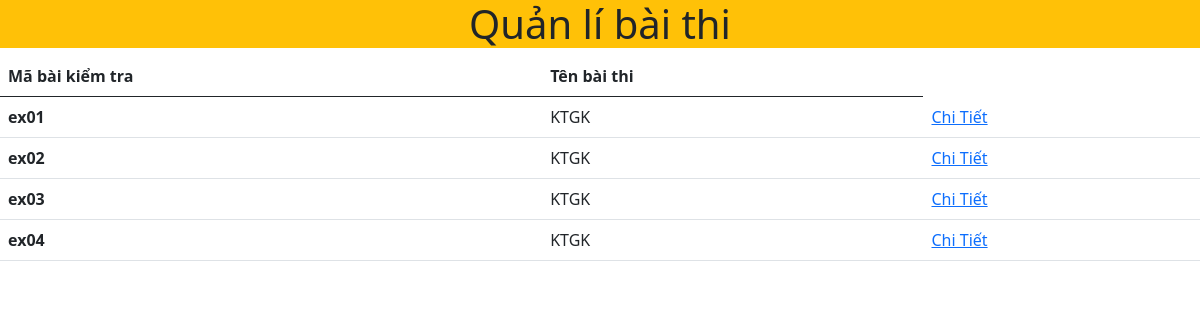
The page / on the database its author committed.
### tables this page shows
CREATE TABLE `exams` (
  `id` varchar(100) NOT NULL,
  `exam_title` varchar(50) NOT NULL,
  `exam_datetime` date NOT NULL,
  `duration` time NOT NULL,
  `total_question` int(11) NOT NULL,
  `marks_per_right_answer` double NOT NULL,
  `created_on` date NOT NULL,
  `status` varchar(100) NOT NULL,
  `exam_code` varchar(100) NOT NULL
);

### src/index.php (the view)
<?php include './header.php' ?>
<main>
        <table class="table">
            <thead>
                <tr>
                    <th scope="col">Mã bài kiểm tra</th>
                    <th scope="col">Tên bài thi</th>
                </tr>
            </thead>
            <tbody>
                <?php
                    include './config.php';
                    $sql = "SELECT id,exam_title FROM exams";
                    $result = mysqli_query($conn,$sql);
                    if(mysqli_num_rows($result)>0){
                        while($row=mysqli_fetch_assoc($result)){
                            echo '<tr>';
                            echo '<th scope="row">'.$row['id'].'</th>';
                            echo '<td>'.$row['exam_title'].'</td>';
                            echo '<td> <a href="full_index.php">Chi Tiết</a> </td>';
                            echo '</tr>';
                        }
                    }
                ?>
            </tbody>
            </table>
    </main>
<?php include './footer.php' ?>

### rows shown on the page
exams: id "ex01", exam_title "KTGK"
exams: id "ex02", exam_title "KTGK"
exams: id "ex03", exam_title "KTGK"
exams: id "ex04", exam_title "KTGK"
